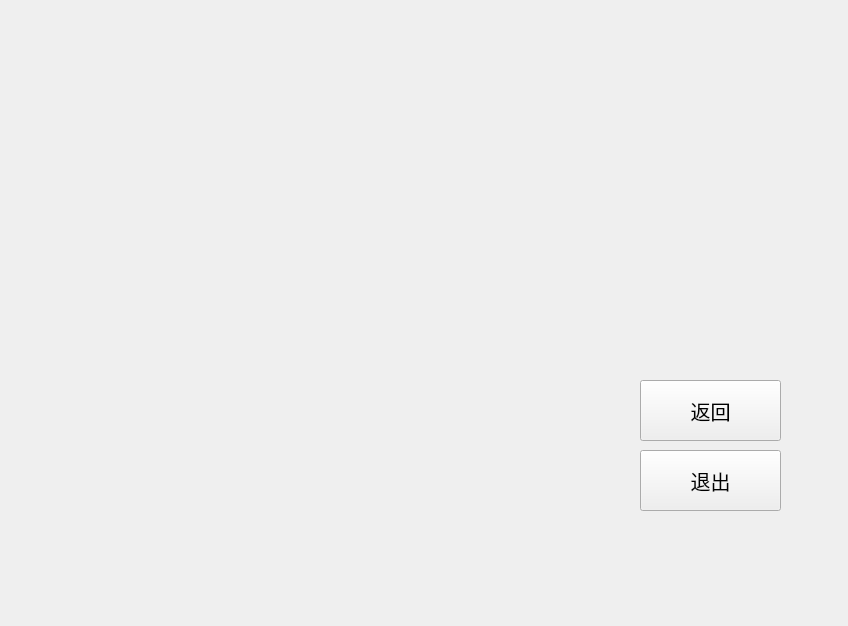
<?xml version="1.0" encoding="UTF-8"?>
<ui version="4.0">
 <class>siren</class>
 <widget class="QWidget" name="siren">
  <property name="geometry">
   <rect>
    <x>0</x>
    <y>0</y>
    <width>848</width>
    <height>626</height>
   </rect>
  </property>
  <property name="windowTitle">
   <string>Form</string>
  </property>
  <widget class="QPushButton" name="pushButton">
   <property name="geometry">
    <rect>
     <x>640</x>
     <y>380</y>
     <width>141</width>
     <height>61</height>
    </rect>
   </property>
   <property name="font">
    <font>
     <pointsize>15</pointsize>
    </font>
   </property>
   <property name="text">
    <string>返回</string>
   </property>
  </widget>
  <widget class="QPushButton" name="pushButton_2">
   <property name="geometry">
    <rect>
     <x>640</x>
     <y>450</y>
     <width>141</width>
     <height>61</height>
    </rect>
   </property>
   <property name="font">
    <font>
     <pointsize>15</pointsize>
    </font>
   </property>
   <property name="text">
    <string>退出</string>
   </property>
  </widget>
 </widget>
 <resources/>
 <connections/>
</ui>
